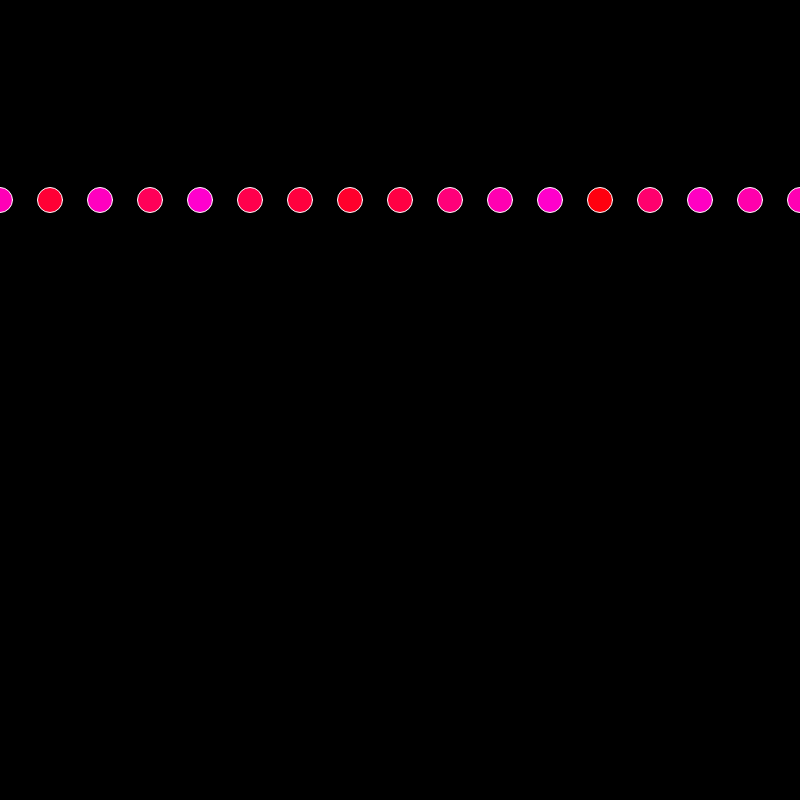
Frame 1 (no input)
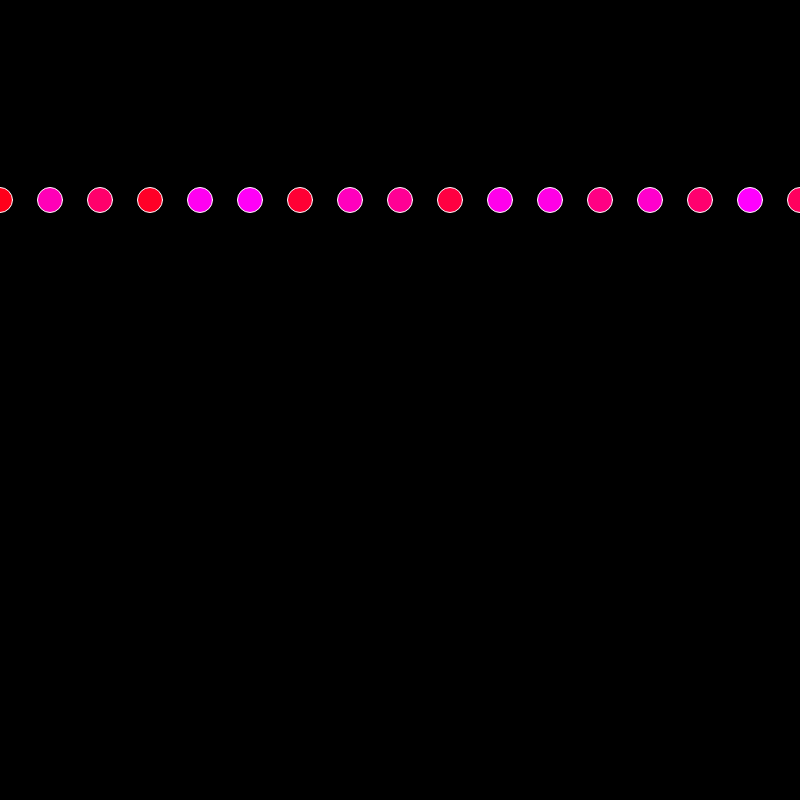
Frame 60 (no input)
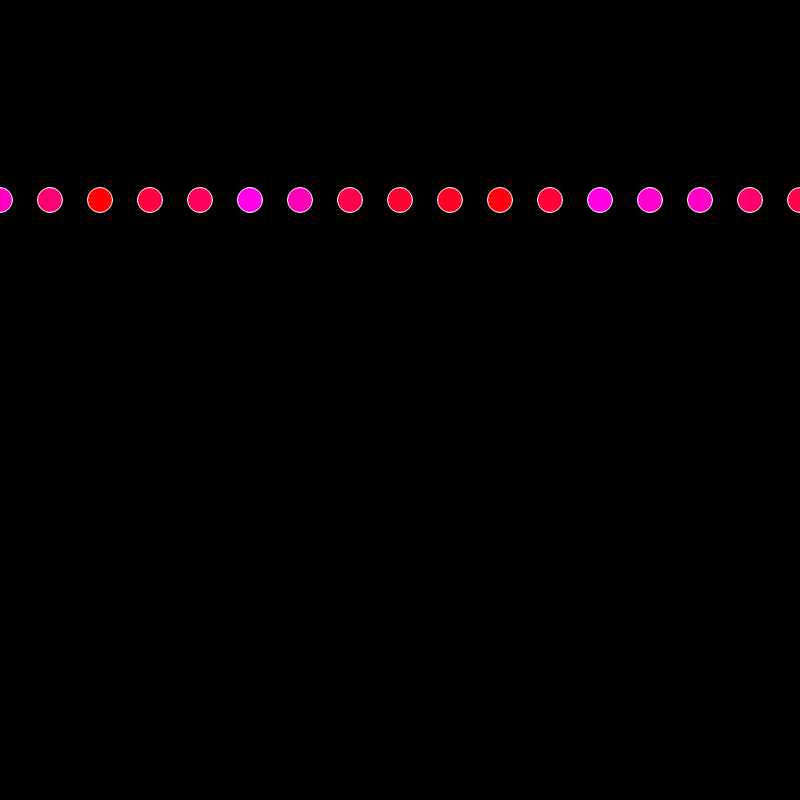
Frame 120 (the mouse pressed at the canvas centre since frame 60)

The p5.js sketch that drew these frames (run headless with seeded random() and noise() and a simulated clock; from frame 60 on, the mouse is pressed at the canvas centre):

// p5.js sketch
// ── sketch.js
function setup() {
  createCanvas(800, 800);
  background(255);
  //noLoop();
}

function draw() {
  background(0);
  strokeWeight(1);
  stroke(255);

  for (var x = 0; x <= width; x += 50) {
    fill(255, 0, random(255));
    ellipse(x, 200, 25, 25)
    console.log(x)
  }
}


//  for(let x=0;x<100;x++){
//console.log(x)
//  line(x*10,0,width, x*10);
